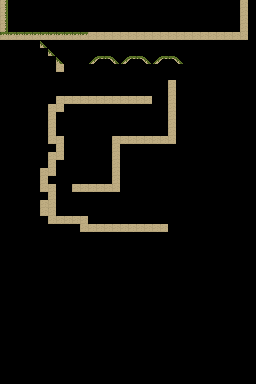

Below is a game level as drawn by its tile map, then a one-line description and the .tmx that defines it (tile-layer data replaced by summaries):
An orthogonal 32x48 tile map with 8x8 px tiles, 1 tile layer (collision), 4 hidden layers not drawn, 3 tilesets.

<map version="1.9" tiledversion="1.9.2" orientation="orthogonal" renderorder="right-down" width="32" height="48" tilewidth="8" tileheight="8" infinite="0" nextlayerid="10" nextobjectid="1">
 <tileset firstgid="1" source="water.tsx" />
 <tileset firstgid="65" source="land.tsx" />
 <tileset firstgid="184" source="under.tsx" />
 <group id="9" name="Group 1" visible="0">
  <layer id="1" name="water" width="32" height="48">
   <data>[1536 cells, 1248 non-empty, 7 distinct tile ids]</data>
  </layer>
  <layer id="2" name="land" width="32" height="48">
   <data>[1536 cells, 69 non-empty, 9 distinct tile ids]</data>
  </layer>
  <layer id="5" name="treerock" width="32" height="48">
   <data>[1536 cells, 1 non-empty, 1 distinct tile ids]</data>
  </layer>
  <layer id="4" name="weeds,deco" width="32" height="48">
   <data>[1536 cells, 20 non-empty, 14 distinct tile ids]</data>
  </layer>
 </group>
 <layer id="8" name="collision" width="32" height="48">
  <data>[1536 cells, 130 non-empty, 9 distinct tile ids]</data>
 </layer>
</map>
